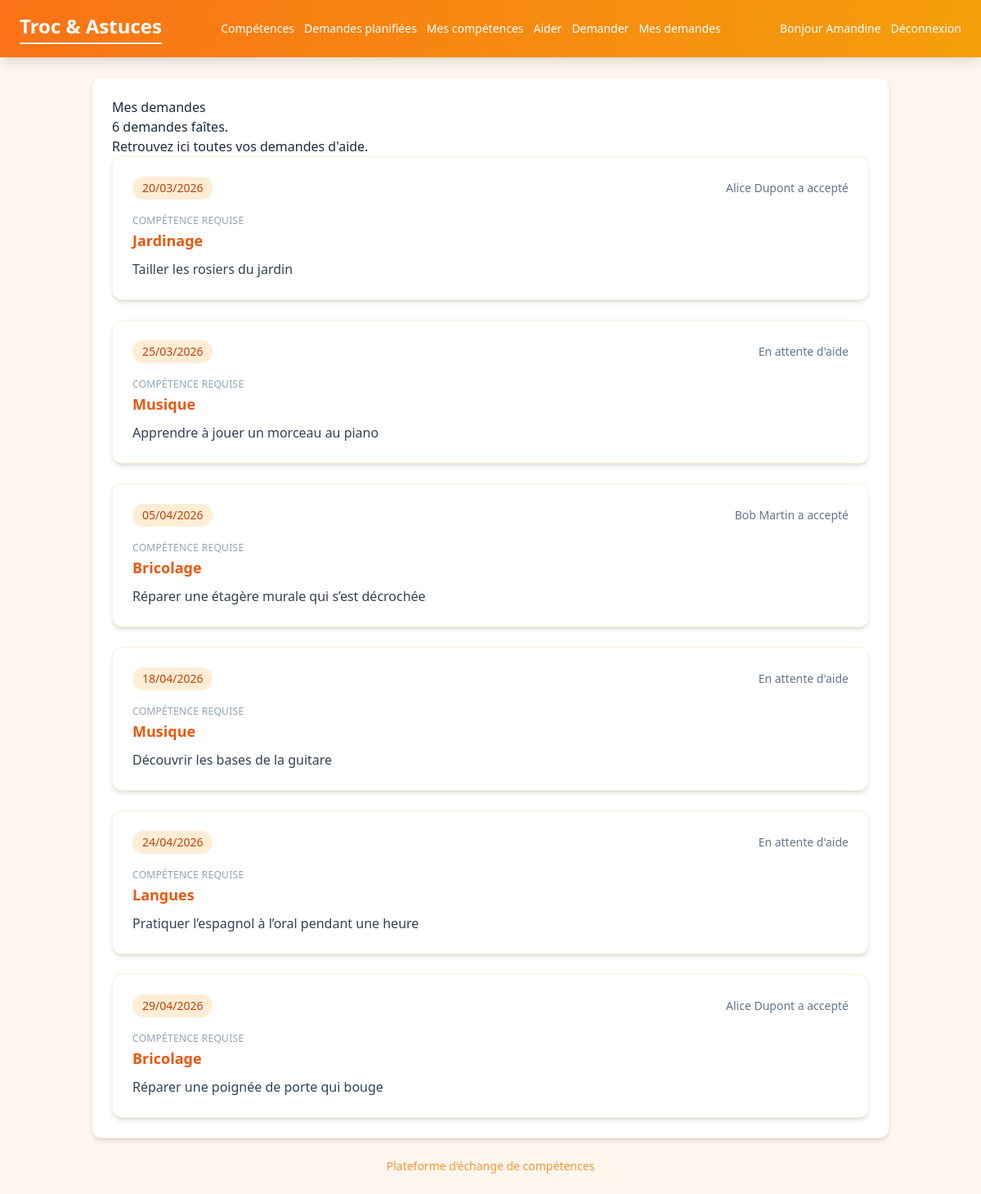
The page /skills/help/requests/my/ (signed in) on the database its author committed.
### skills/models.py (models this page shows, shortened)
class HelpRequest(models.Model):
    helper = models.ForeignKey(
        User,
        on_delete=models.SET_NULL,
        related_name="help_requests_as_helper",
        null=True, blank=True)
    requester = models.ForeignKey(
        User,
        on_delete=models.CASCADE,
        related_name="help_requests_as_requester")
    skill = models.ForeignKey(Skill, on_delete=models.CASCADE)
    description = models.TextField()
    date = models.DateField()
    created_at = models.DateTimeField(auto_now_add=True)

class Skill(models.Model):
    skill_name = models.CharField(max_length=250)

### skills/views/help_request_views.py (the view)
class UserHelpRequestView(LoginRequiredMixin, generic.ListView):
    template_name = "skills/help-requests-my.html"
    context_object_name = "help_request_list"
    def get_queryset(self):
        return ((HelpRequest.objects
                .filter(requester=self.request.user)
                .select_related('requester', 'helper', 'skill'))
                .order_by('date'))

### skills/templates/skills/help-requests-my.html (shortened to what this page needs)
{% extends "base.html" %}
{% block content %}
<h2 class="h2-page">
    Mes demandes
</h2>
{% if help_request_list %}
    <p class="p-count">
        {{ help_request_list|length }} demande{{ help_request_list|pluralize }} faîte{{ help_request_list|pluralize }}.
    </p>
    <p class="page-description">
        Retrouvez ici toutes vos demandes d'aide.
    </p>
    <section class="space-y-6">
        {% for request in help_request_list %}
            <article class="bg-white rounded-xl shadow-md border border-orange-100 p-6 hover:shadow-lg transition">
                <div class="flex justify-between items-center mb-3">
                    <span class="bg-orange-100 text-orange-700 px-3 py-1 rounded-full text-sm font-medium">
                        {{ request.date|date:"d/m/Y" }}
                    </span>
                    <span class="text-slate-500 text-sm">
                        {% if request.helper %}
                            {{ request.helper.first_name }} {{ request.helper.last_name }} a accepté
                        {% else %}
                            En attente d'aide
                        {% endif %}
                    </span>
                </div>
                <div class="mb-2">
                    <span class="text-xs uppercase tracking-wide text-slate-400">Compétence requise</span>
                    <p class="text-lg font-semibold text-orange-600">{{ request.skill.skill_name }}</p>
                </div>
                <p class="text-slate-700 leading-relaxed">{{ request.description }}</p>
            </article>
        {% endfor %}
    </section>
{% else %}
    <div class="empty-message">
            Aucune demande enregistrée pour le moment.
    </div>
{% endif %}
{% endblock %}

### templates/base.html (shortened to what this page needs)
{% load tailwind_tags %}
<!DOCTYPE html>
<html lang="fr">
<head>
    {% tailwind_css %}
</head>
<body class="bg-orange-50 text-slate-800 min-h-screen flex flex-col">
<header class="bg-gradient-to-r from-orange-500 to-amber-500 text-white shadow-lg">
    <div class="max-w-8xl mx-auto px-6 py-4 flex justify-between items-center">
        <h1 class="text-2xl font-extrabold border-b-2 border-white pb-1">
            Troc & Astuces
        </h1>
        <nav class="flex items-center gap-3 text-sm font-medium">
            <a class="nav-btn"
               href="{% url 'skills:all-skills' %}">
                Compétences
            </a>
            <a class="nav-btn"
               href="{% url 'skills:help-requests-planned' %}">
                Demandes planifiées
            </a>
            {% if user.is_authenticated %}
                <a class="nav-btn"
                   href="{% url 'skills:my-skills' %}">
                    Mes compétences
                </a>
                <a class="nav-btn"
                   href="{% url 'skills:help-requests-matching-skills' %}">
                    Aider
                </a>
                <a class="nav-btn"
                   href="{% url 'skills:help-requests-add' %}">
                    Demander
                </a>
                <a class="nav-btn"
                   href="{% url 'skills:my-help-requests' %}">
                    Mes demandes
                </a>
            {% endif %}
        </nav>
        <div class="flex items-center gap-3 text-sm">
            {% if user.is_authenticated %}
                <span>Bonjour {{ user.username }}</span>
                <form action="{% url 'skills:logout' %}" method="post">
                    <button class="nav-btn-login">
                        Déconnexion
                    </button>
                </form>
            {% else %}
                <a class="nav-btn-login"
                   href="{% url 'skills:login' %}">
                    Connexion
                </a>
            {% endif %}
        </div>
    </div>
</header>
<main class="flex-grow max-w-5xl mx-auto w-full p-6">
    <div class="bg-white rounded-xl shadow-md p-6 border border-orange-100">
        {% block content %}
        {% endblock %}
    </div>
</main>
<footer class="text-center text-sm text-orange-400 pb-6">
    Plateforme d’échange de compétences
</footer>
</body>
</html>

### rows shown on the page
HelpRequest: date "20/03/2026", helper.first_name "Alice", helper.last_name "Dupont", skill.skill_name "Jardinage", description "Tailler les rosiers du jardin"
HelpRequest: date "25/03/2026", shows "En attente d'aide", skill.skill_name "Musique", description "Apprendre à jouer un morceau au piano"
HelpRequest: date "05/04/2026", helper.first_name "Bob", helper.last_name "Martin", skill.skill_name "Bricolage", description "Réparer une étagère murale qui s’est décrochée"
HelpRequest: date "18/04/2026", shows "En attente d'aide", skill.skill_name "Musique", description "Découvrir les bases de la guitare"
HelpRequest: date "24/04/2026", shows "En attente d'aide", skill.skill_name "Langues", description "Pratiquer l’espagnol à l’oral pendant une heure"
HelpRequest: date "29/04/2026", helper.first_name "Alice", helper.last_name "Dupont", skill.skill_name "Bricolage", description "Réparer une poignée de porte qui bouge"

### other values the page prints
{{ user.username }} "Amandine"
{{ help_request_list|length }} "6"
